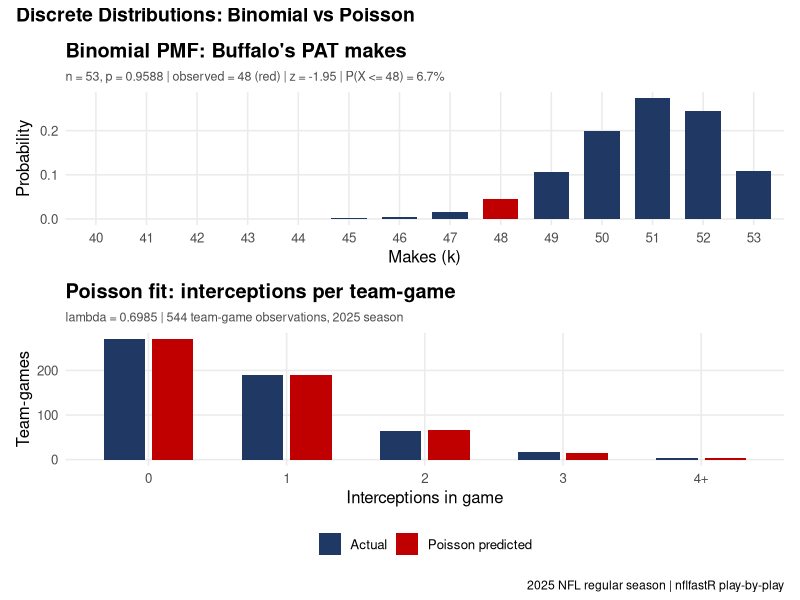

Source code (R):
# ============================================================
# Stats Post 12: Discrete Distributions (Binomial + Poisson)
# Visual script
# ============================================================
# Two-panel figure:
#   Panel 1 -- Binomial(n=53, p=0.9588) PMF for Buffalo's PAT
#              attempts, with the observed value (48) marked
#   Panel 2 -- Poisson(lambda=0.6985) predicted vs actual
#              interceptions per team-game, by count bucket
#
# Numbers embedded below are verified from this session's
# nflreadr::load_pbp(2025) pull (pull_stats_post12_discrete_
# distributions_demo_data.R console output). No re-pull needed.
#
# Color convention: navy = actual/observed values, red =
# fitted/predicted model values.
# ============================================================

library(ggplot2)
library(dplyr)

has_patchwork <- requireNamespace("patchwork", quietly = TRUE)
if (has_patchwork) library(patchwork)

# ---- CONFIGURATION ----
OUTPUT_DIR <- "output/plots"
FILE_PREFIX <- "stats_post12_"
DPI <- 300
NAVY <- "#1f3864"
RED <- "#c00000"

if (!dir.exists(OUTPUT_DIR)) dir.create(OUTPUT_DIR, recursive = TRUE)

# ------------------------------------------------------------
# Panel 1 data: Binomial(n = 53, p = 0.9588) PMF, k = 40 to 53
# ------------------------------------------------------------
n_trials <- 53
p_success <- 0.9588
observed_makes <- 48

k_vals <- 40:53
pmf_vals <- dbinom(k_vals, size = n_trials, prob = p_success)

binom_df <- data.frame(
  k = k_vals,
  pmf = pmf_vals
) %>%
  mutate(is_observed = k == observed_makes)

z_score <- round((observed_makes - n_trials * p_success) /
                    sqrt(n_trials * p_success * (1 - p_success)), 2)
cum_prob <- round(pbinom(observed_makes, n_trials, p_success) * 100, 1)

panel1 <- ggplot(binom_df, aes(x = factor(k), y = pmf, fill = is_observed)) +
  geom_col(width = 0.7) +
  scale_fill_manual(values = c("FALSE" = NAVY, "TRUE" = RED), guide = "none") +
  labs(
    title = "Binomial PMF: Buffalo's PAT makes",
    subtitle = paste0(
      "n = 53, p = 0.9588 | observed = 48 (red) | z = ", z_score,
      " | P(X <= 48) = ", cum_prob, "%"
    ),
    x = "Makes (k)",
    y = "Probability"
  ) +
  theme_minimal(base_size = 12) +
  theme(
    plot.title = element_text(face = "bold"),
    plot.subtitle = element_text(size = 9, color = "gray30"),
    panel.grid.minor = element_blank()
  )

# ------------------------------------------------------------
# Panel 2 data: Poisson(lambda = 0.6985) predicted vs actual
# interceptions per team-game, verified counts
# ------------------------------------------------------------
lambda_hat <- 0.6985

pois_df <- data.frame(
  bucket = factor(c("0", "1", "2", "3", "4+"), levels = c("0", "1", "2", "3", "4+")),
  actual = c(271, 189, 64, 17, 3),
  predicted = c(270.5, 189.0, 66.0, 15.4, 3.1)
)

pois_long <- pois_df %>%
  tidyr::pivot_longer(cols = c(actual, predicted), names_to = "type", values_to = "count")

panel2 <- ggplot(pois_long, aes(x = bucket, y = count, fill = type)) +
  geom_col(position = position_dodge(width = 0.7), width = 0.6) +
  scale_fill_manual(
    values = c("actual" = NAVY, "predicted" = RED),
    labels = c("actual" = "Actual", "predicted" = "Poisson predicted"),
    name = NULL
  ) +
  labs(
    title = "Poisson fit: interceptions per team-game",
    subtitle = paste0("lambda = ", lambda_hat, " | 544 team-game observations, 2025 season"),
    x = "Interceptions in game",
    y = "Team-games"
  ) +
  theme_minimal(base_size = 12) +
  theme(
    plot.title = element_text(face = "bold"),
    plot.subtitle = element_text(size = 9, color = "gray30"),
    legend.position = "bottom",
    panel.grid.minor = element_blank()
  )

# ------------------------------------------------------------
# Combine and export
# ------------------------------------------------------------
if (has_patchwork) {
  combined <- panel1 / panel2 +
    plot_annotation(
      title = "Discrete Distributions: Binomial vs Poisson",
      caption = "2025 NFL regular season | nflfastR play-by-play",
      theme = theme(plot.title = element_text(face = "bold", size = 14))
    )

  ggsave(
    filename = file.path(OUTPUT_DIR, paste0(FILE_PREFIX, "discrete_distributions.png")),
    plot = combined,
    width = 8, height = 9, dpi = DPI, bg = "white"
  )
} else {
  message("patchwork not available, saving panels separately")
  ggsave(
    filename = file.path(OUTPUT_DIR, paste0(FILE_PREFIX, "binomial_pat.png")),
    plot = panel1, width = 8, height = 4.5, dpi = DPI, bg = "white"
  )
  ggsave(
    filename = file.path(OUTPUT_DIR, paste0(FILE_PREFIX, "poisson_interceptions.png")),
    plot = panel2, width = 8, height = 4.5, dpi = DPI, bg = "white"
  )
}

# ------------------------------------------------------------
# Console summary
# ------------------------------------------------------------
cat("=====================================================\n")
cat("Stats Post 12 visuals complete\n")
cat("=====================================================\n")
cat("Panel 1 (Binomial): n =", n_trials, "| p =", p_success,
    "| observed =", observed_makes, "| z =", z_score,
    "| P(X<=48) =", cum_prob, "%\n")
cat("Panel 2 (Poisson): lambda =", lambda_hat,
    "| team-games =", sum(pois_df$actual), "\n")
if (has_patchwork) {
  cat("Output: ", file.path(OUTPUT_DIR, paste0(FILE_PREFIX, "discrete_distributions.png")), "\n")
} else {
  cat("Output (degraded, no patchwork): two separate panel PNGs in", OUTPUT_DIR, "\n")
}
cat("=====================================================\n")
